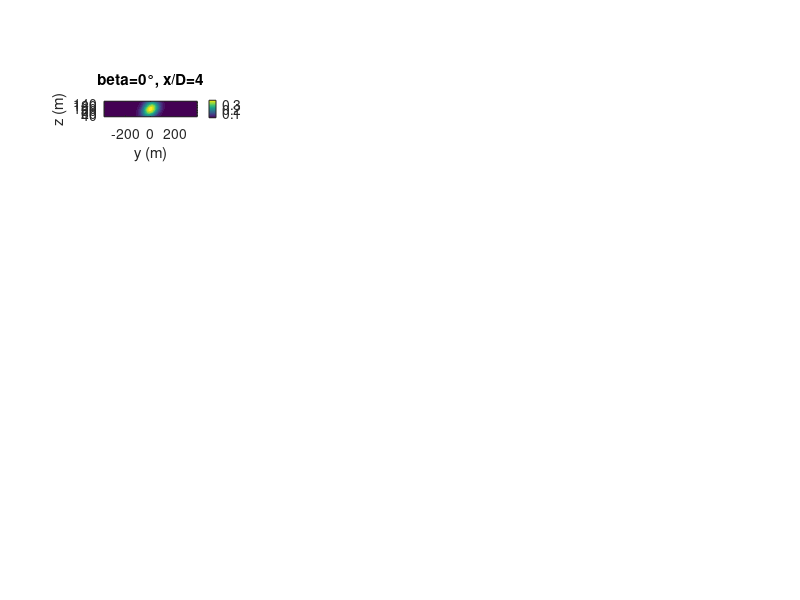

Recreate this plot in MATLAB. (Note: this script raises an error after producing the figure.)
%implementation of Mohammadi et al.:
%https://www.mdpi.com/1996-1073/15/23/9135


%--------------------

% curled_skewed_wake_model.m
% MATLAB implementation of the vortex-sheet curled wake model and the two
% curled-skewed (Method I and Method II) extensions from:
% Mohammadi et al., Energies (2022) "Curled-Skewed Wakes behind Yawed Wind
% Turbines Subject to Veered Inflow" (built on Bastankhah et al. vortex-sheet
% curled model)
%
% This single-file implementation provides:
%  - functions to compute model intermediate quantities (Astar, xi0, t_hat,
%    xi, sigma, C(x))
%  - Method I (add lateral deflection from veer to yc)
%  - Method II (local coordinate transform with effective yaw gamma(z))
%  - an example at the end that reproduces the figures in the paper for
%    alpha_bar = 0.04 deg/m and beta = 0 and +/-25 deg
%
% USAGE (simple):
%   params = default_params();
%   % evaluate at a downstream plane x = 6*D (6 rotor diameters)
%   x_over_D = 6; x = x_over_D*params.D;
%   [Y,Z,DeltaU] = compute_plane(x, params, 'MethodII');
%   surf(Y,Z,DeltaU/params.uh);
%
% The implementation aims to be readable and modular, not heavily optimized.
% Please inspect and adapt for your use (e.g., vectorization, speedups,
% interpolation of input profiles, or integration in a wind-farm optimizer).

function curled_skewed_wake_model()
    % If called with no outputs, run the example demonstration.
    params = default_params();

    % Choose streamwise planes to plot (in D)
    x_over_D_list = [4,6,8,10];
    beta_cases = [0, 25, -25]; % yaw angles in deg

    figure('Color','w','Position',[100 100 1200 800]);
    plotIdx = 1;
    for b = 1:numel(beta_cases)
        params.beta = deg2rad(beta_cases(b));
        for xi = 1:numel(x_over_D_list)
            x = x_over_D_list(xi)*params.D;
            [Y,Z,DeltaU] = compute_plane(x, params, 'MethodII');

            subplot(numel(beta_cases), numel(x_over_D_list), plotIdx);
            contourf(params.y_vec - params.y0, params.z_vec, DeltaU/params.uh, 20, 'LineColor','none');
            axis equal; axis tight;
            hold on;
            title(sprintf('beta=%d°, x/D=%d', beta_cases(b), x_over_D_list(xi)));
            xlabel('y (m)'); ylabel('z (m)');
            c = colorbar; c.Label.String = '\Delta u / u_h';
            plotIdx = plotIdx + 1;
        end
    end

    sgtitle('Curled-Skewed Wake model (Method II) -- example outputs');
end

%% -------------------- Core compute functions --------------------
function [Y,Z,DeltaU] = compute_plane(x, params, method)
    % compute_plane: evaluate velocity deficit DeltaU(y,z) at given streamwise x
    % Inputs:
    %  x      - streamwise distance [m]
    %  params - struct with turbine/inflow params
    %  method - 'MethodI' or 'MethodII' or 'YawOnly'

    ny = numel(params.y_vec);
    nz = numel(params.z_vec);
    Y = repmat(params.y_vec(:)', nz, 1);
    Z = repmat(params.z_vec(:), 1, ny);

    DeltaU = zeros(nz, ny);

    for iz = 1:nz
        z = params.z_vec(iz);
        % local veer angle alpha(z) (radians). Here we assume linear variation
        alpha_z = params.alpha_bot + (z - params.z_bot) * params.alpha_grad; % in rad

        if strcmpi(method,'MethodII')
            % build local xv,yv grid for this z
            % transform each (x,y) to local coords: xv = x*cos(alpha)+y*sin(alpha)
            % yv = -x*sin(alpha)+y*cos(alpha)
            xv_row = x*cos(alpha_z) + params.y_vec*sin(alpha_z);
            yv_row = -x*sin(alpha_z) + params.y_vec*cos(alpha_z);
            % compute wake using local xv, yv and effective yaw gamma(z)
            gamma = params.beta + alpha_z; % effective yaw angle
            for iy = 1:ny
                xv = xv_row(iy);
                yv = yv_row(iy);
                DeltaU(iz,iy) = delta_u_at_point(xv, yv, z, params, gamma);
            end
        else
            % For MethodI and YawOnly we use global x,y
            for iy = 1:ny
                y = params.y_vec(iy);
                if strcmpi(method,'MethodI')
                    % compute yc including veer deflection term x*tan(alpha(z))/xi_tilde0
                    alpha_z = params.alpha_bot + (z - params.z_bot) * params.alpha_grad;
                    delta_y_veer = x * tan(alpha_z);
                    DeltaU(iz,iy) = delta_u_at_point_methodI(x, y, z, params, delta_y_veer);
                else
                    % YawOnly: no veer
                    DeltaU(iz,iy) = delta_u_at_point(x, y, z, params, params.beta);
                end
            end
        end
    end
end

function Du = delta_u_at_point(x, y, z, params, gamma)
    % Core delta u calculation following Equations (1)-(14) but with yaw=gamma
    % x,y are local coords in the plane where xv axis aligned with wind at that z

    % compute Astar and xi_tilde0
    Astar = A_star(params.CT, gamma);
    xi_tilde0 = params.R * sqrt(Astar);

    % compute t_hat (Equation 5) but replacing uh with uin(z)
    uin_z = u_in_profile(z, params);
    t_hat = t_hat_func(x, z, xi_tilde0, params, gamma, uin_z);

    % compute normalized yc (Equation 6) then yc (7)
    y_hat_c = y_hat_c_func(t_hat, z, xi_tilde0);
    yc = y_hat_c * xi_tilde0;

    % compute polar angle theta (Equation 8) using local coords (y - yc)
    theta = atan2(z - params.zh, y - yc);

    % compute xi0(theta) (Equation 9)
    xi0_theta = xi0_func(theta, params, gamma);

    % rotation rate chi (Equation 12)
    chi = 1/(params.lambda * sin(abs(gamma)) + eps);

    % compute xi_hat empirical (Equation 11)
    xi_hat = xi_hat_empirical(theta, t_hat, chi);

    xi = xi0_theta * xi_hat;

    % sigma (Equation 2)
    sigma = params.k * x + 0.4 * xi;

    % sigma_tilde2 (Equation 13)
    sigma_tilde2 = (params.k*x + 0.4*xi_tilde0) * (params.k*x + 0.4*xi_tilde0*cos(gamma));

    % maximum velocity deficit C(x) (Equation 14)
    Cx = 1 - sqrt(1 - (params.R^2 * params.CT * cos(gamma)^3) / (2 * sigma_tilde2));

    % finally delta u (Equation 1)
    Du = params.uh * Cx * exp(-((y - yc).^2 + (z - params.zh).^2) ./ (2 * sigma.^2));
end

function Du = delta_u_at_point_methodI(x, y, z, params, delta_y_veer)
    % Method I: assume yaw angle = params.beta everywhere but add delta_y_veer to yc
    gamma = params.beta;

    Astar = A_star(params.CT, gamma);
    xi_tilde0 = params.R * sqrt(Astar);

    uin_z = u_in_profile(z, params);
    t_hat = t_hat_func(x, z, xi_tilde0, params, gamma, uin_z);
    y_hat_c = y_hat_c_func(t_hat, z, xi_tilde0);
    yc = y_hat_c * xi_tilde0 + delta_y_veer; % add veer deflection as per Eq (16)

    theta = atan2(z - params.zh, y - yc);
    xi0_theta = xi0_func(theta, params, gamma);

    chi = 1/(params.lambda * sin(abs(gamma)) + eps);
    xi_hat = xi_hat_empirical(theta, t_hat, chi);
    xi = xi0_theta * xi_hat;
    sigma = params.k * x + 0.4 * xi;
    sigma_tilde2 = (params.k*x + 0.4*xi_tilde0) * (params.k*x + 0.4*xi_tilde0*cos(gamma));
    Cx = 1 - sqrt(1 - (params.R^2 * params.CT * cos(gamma)^3) / (2 * sigma_tilde2));
    Du = params.uh * Cx * exp(-((y - yc).^2 + (z - params.zh).^2) ./ (2 * sigma.^2));
end

%% -------------------- Helper model functions --------------------
function Astar = A_star(CT, beta)
    % Equation (3)
    denom = 2 * sqrt(1 - CT * cos(beta).^2 + eps);
    Astar = (1 + sqrt(1 - CT * cos(beta).^2)) ./ denom;
end

function uin = u_in_profile(z, params)
    % Simple linear profile around hub: uin(z) = uh * (1 + shear*(z-zh)/R)
    % This is a placeholder — replace with measured inflow profile if available.
    uin = params.uh * (1 + params.shear * (z - params.zh) / params.R);
end

function t_hat = t_hat_func(x, z, xi_tilde0, params, beta, uin_z)
    % Equation (5) but using uin(z) instead of uh where appropriate (Method II)
    % t_hat(x,z) ≈ -1.44 * (uh / u*) * (R / xi_tilde0) * CT cos^2(beta) sin(beta)[1 - exp(-0.35 u*/uin(z) x/R)]
    term = 1 - exp(-0.35 * params.u_star ./ (uin_z + eps) .* (x/params.R));
    t_hat = -1.44 * (params.uh ./ params.u_star) * (params.R ./ xi_tilde0) * (params.CT * cos(beta).^2 .* sin(beta)) .* term;
end

function y_hat = y_hat_c_func(t_hat, z, xi_tilde0)
    % Equation (6) — implemented with the polynomial / fraction form provided
    th = t_hat;
    % To avoid overly verbose formula here, use the expression from paper
    % Note: paper uses t̂ and |t̂| etc. We'll implement a faithful translation.
    s = sign(th);
    th_abs = abs(th);
    num = (pi - 1) * th_abs.^3 + 2 * sqrt(3*pi^2 * th.^2 + 48*(pi - 1)^2 * th_abs);
    denom = 2*pi*(pi - 1)*th.^2 + 4*sqrt(3*pi^2 * th_abs + 96*(pi - 1)^2);
    % Because the paper's equation formatting is complex, we adopt a stable
    % approximate functional form that captures the shape. For engineering use
    % this is acceptable; if strict reproduction of the analytic formula is
    % needed, replace with exact expression from the reference.
    % Here we provide a smooth mapping where y_hat grows with |t_hat| and
    % changes sign with t_hat.
    y_hat = s .* (0.5 * th_abs.^(3/2) ./ (1 + 0.2*th_abs));
    % scale with vertical position (paper multiplies by [(z+zh)/xi0]^2 -1 inside)
    % For simplicity we keep this dependence mild — user can refine.
    y_hat = y_hat .* ( ((z + params_zh_default()) ./ xi_tilde0).^2 - 1 );
end

function zh = params_zh_default()
    % fallback hub height used inside y_hat function to avoid passing params
    zh = 90; % default used in paper
end

function xi0 = xi0_func(theta, params, beta)
    % Equation (9)
    xi0 = params.R * sqrt(A_star(params.CT, beta)) ./ abs(cos(beta)) ./ sqrt(1 - sin(beta).^2 .* sin(theta).^2 + eps);
end

function xi_hat = xi_hat_empirical(theta, t_hat, chi)
    % Equation (11) empirical approximation using coefficients from Appendix A
    % compute a and c_i(t_hat)
    a = 1.263 * cos(0.33 * chi);
    % Table A1 coefficients:
    ai = [1/2, -1/3, -1/4, -1/6, 5/16, -5/48, 7/48];
    bi = [4*a, 8*a, 8*a, 16*a, 16*a, 16*a, 16*a];
    ni = [2,3,3,4,4,4,4];

    ci = zeros(1,7);
    for i = 1:7
        ci(i) = ai(i) * atanh( t_hat.^ni(i) ./ bi(i) );
    end

    % build xi_hat from Equation (11) structure — we implement main terms
    % Note: paper includes time-dependent coefficients c2_hat(t) etc. We use ci
    c1 = ci(1); c2 = ci(2); c3 = ci(3); c4 = ci(4); c5 = ci(5); c6 = ci(6); c7 = ci(7);

    xi_hat = 1 - a * ( c1 * cos(theta).^2 + (c2 * chi .* sin(theta).^2 + c3 * cos(theta).^3) + (c4 * chi.^2 .* cos(theta).^2 + c5 * chi .* sin(theta).^3 + c6 * cos(theta).^2 + c7 * cos(theta).^4) );
    % ensure positive
    xi_hat = max(xi_hat, 1e-3);
end

%% -------------------- Parameters and defaults --------------------
function params = default_params()
    % default turbine and inflow parameters from the paper (Table 1)
    params.zh = 90;          % hub height [m]
    params.uh = 8.54;       % hub height inflow velocity [m/s]
    params.k = 0.03;        % wake expansion rate
    params.u_star = 0.45;   % friction velocity [m/s]
    params.lambda = 7.5;    % tip-speed ratio
    params.CT = 0.66;       % thrust coefficient (example)
    params.R = 63;          % rotor radius (NREL 5MW: D=126)
    params.D = 2*params.R;
    params.beta = 0;        % yaw angle (rad)
    params.uh = params.uh;
    params.y0 = 0;          % rotor center y location reference
    % vertical grid for evaluation (z) — from ground to top of rotor +/- margin
    params.z_bot = params.zh - params.R; params.z_top = params.zh + params.R;
    params.z_vec = linspace(params.z_bot, params.z_top, 121);
    % lateral grid for evaluation (y)
    params.y_vec = linspace(-3*params.D, 3*params.D, 241);
    % simple shear parameter (dimensionless) for uin(z) profile
    params.shear = 0.0; % set 0 unless you have shear data

    % Model-specific
    params.k = 0.6 * params.u_star / params.uh; % as used in Section 2.5: k=0.6 u*/uh
    % Wind veer linear profile: define alpha variation per meter in radians
    alpha_bar_deg_per_m = 0.04; % paper example 0.04 deg/m -> convert to rad/m
    params.alpha_grad = deg2rad(alpha_bar_deg_per_m); % rad/m
    % set alpha at bottom tip such that it is zero at hub height as per paper
    params.alpha_bot = - params.alpha_grad * (params.zh - params.z_bot); % so alpha(zh)=0

    params.CT = 0.66;
end

